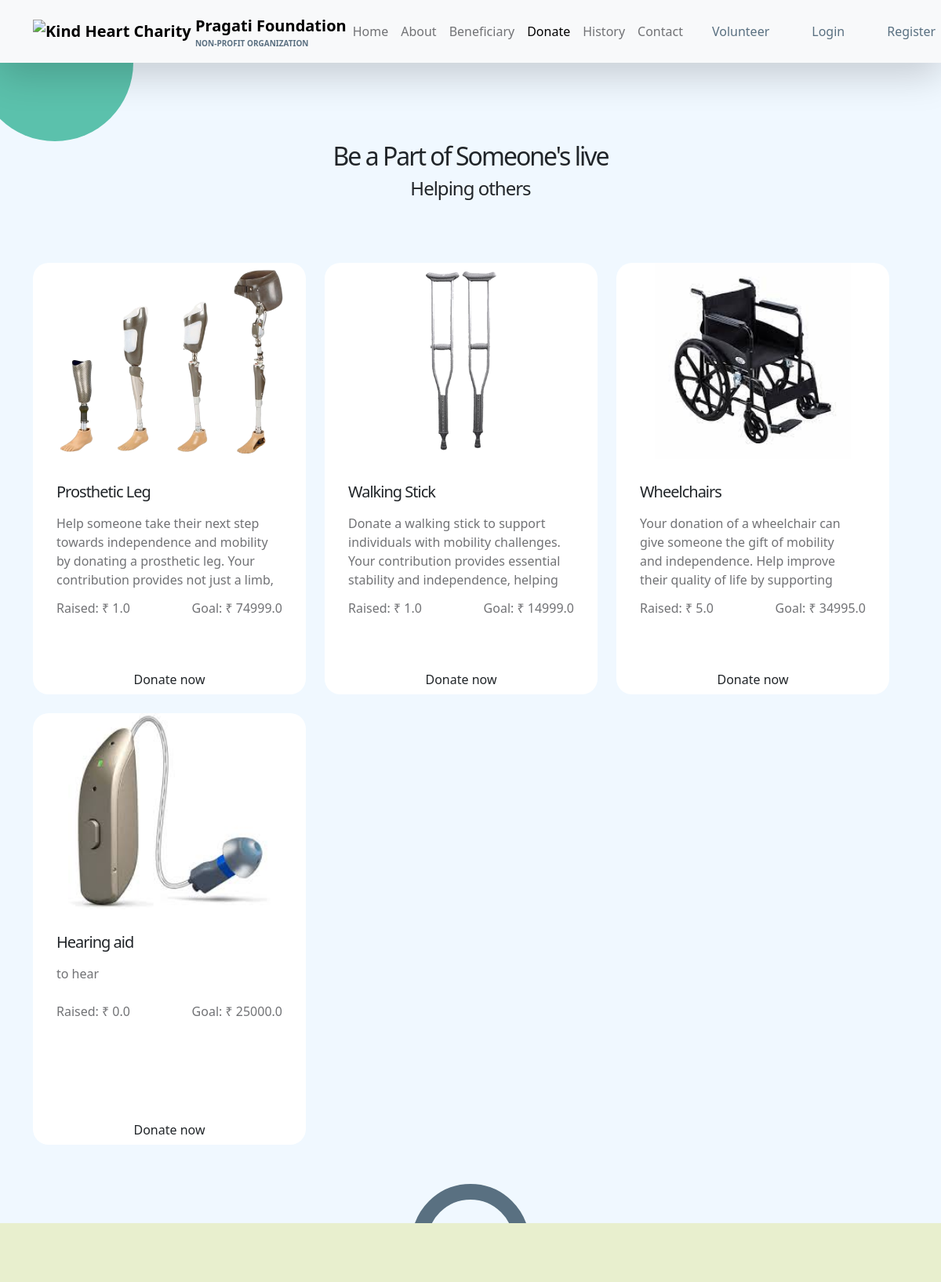
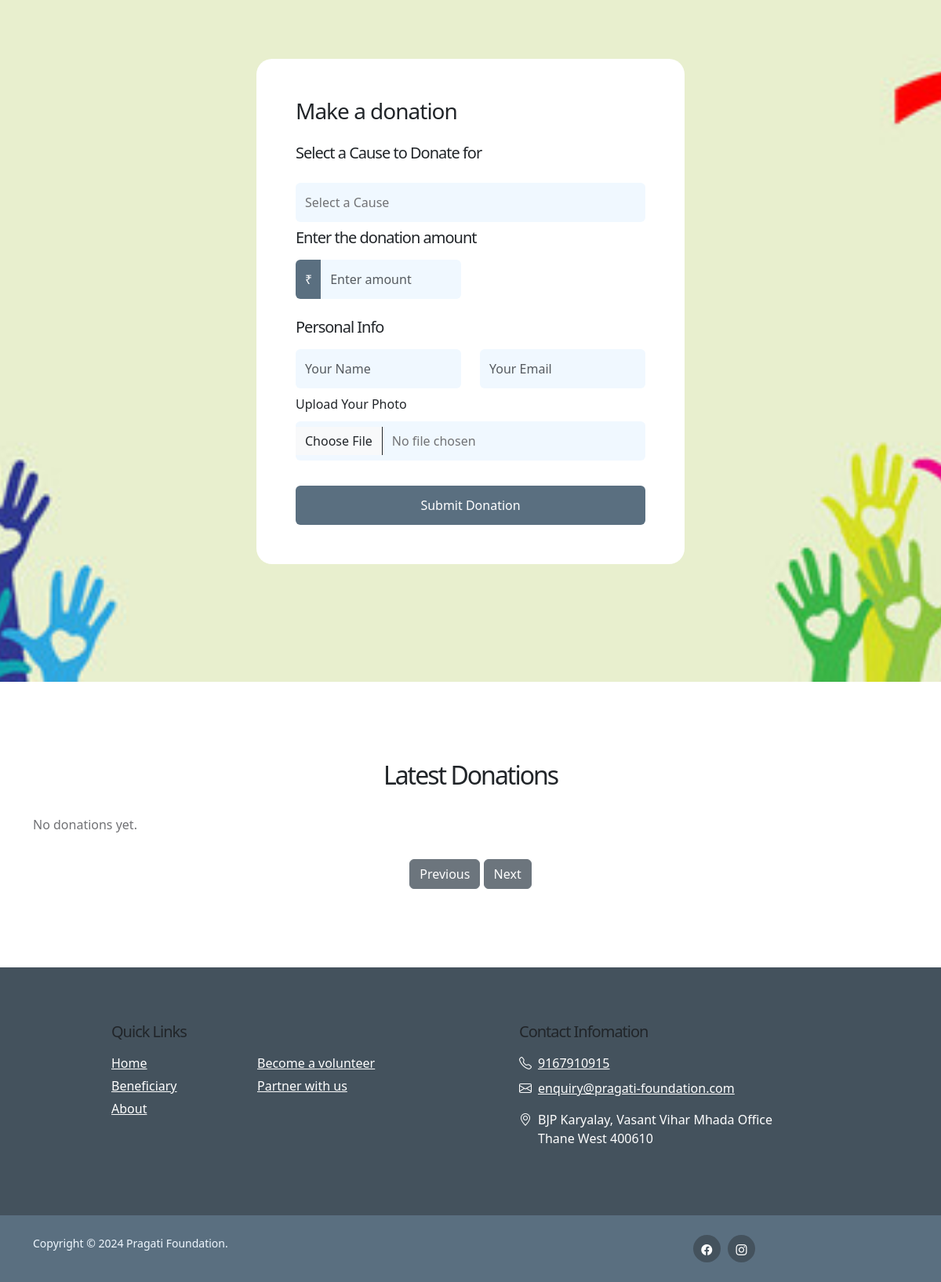
The app's page /donates with its own data (2 pictures, top to bottom).
### heart_charity/models.py (models this page shows, shortened)
class Cause(models.Model):
    name = models.CharField(max_length=30)
    img = models.ImageField(upload_to='causes/', null=True, blank=True)  # Store cause images in a separate folder
    detail = models.CharField(max_length=500)
    raised = models.FloatField()
    goal = models.FloatField()

### heart_charity/views.py (the view, shortened to what this page needs)
# urls.py: path('donates',views.donates, name="donates" ),
def donates(request):
    causes = Cause.objects.all()
    donations = Donate.objects.all().order_by('-id')  # Order by latest first
    return render(request, 'donates.html', {"causes": causes, "donations": donations})

### templates/donates.html (shortened to what this page needs)
{% load static %}
<!doctype html>
<html lang="en">
    <head>
        <link href="{% static 'css/bootstrap.min.css' %}" rel="stylesheet">
        <link href="{% static 'css/bootstrap-icons.css' %}" rel="stylesheet">
        <link href="{% static 'css/templatemo-kind-heart-charity.css' %}" rel="stylesheet">
        <link href="https://cdn.jsdelivr.net/npm/bootstrap@5.3.0-alpha1/dist/css/bootstrap.min.css" rel="stylesheet">
    </head>
    <body>
        <nav class="navbar navbar-expand-lg bg-light shadow-lg">
            <div class="container">
                <a class="navbar-brand" href="{% url 'index' %}">
                    <img src="{% static 'images/logo.png'  %}" class="logo img-fluid" alt="Kind Heart Charity">
                    <span>
                        Pragati Foundation
                        <small>Non-profit Organization</small>
                    </span>
                </a>
                <div class="collapse navbar-collapse" id="navbarNav">
                    <ul class="navbar-nav ms-auto">
                        <li class="nav-item">
                            <a class="nav-link {% if request.resolver_match.url_name == 'home' %}active{% endif %} click-scroll" href="{% url 'index' %}">Home</a>
                        </li>
                        <li class="nav-item">
                            <a class="nav-link {% if request.resolver_match.url_name == 'about' %}active{% endif %}" href="{% url 'about' %}">About</a>
                        </li>
                        <li class="nav-item">
                            <a class="nav-link {% if request.resolver_match.url_name == 'gallery' %}active{% endif %} click-scroll" href="{% url 'gallery' %}">Beneficiary</a>
                        </li>
                        <li class="nav-item">
                            <a class="nav-link {% if request.resolver_match.url_name == 'donates' %}active{% endif %} click-scroll" href="{% url 'donates' %}">Donate</a>
                        </li>
                        <li class="nav-item">
                            <a class="nav-link {% if request.resolver_match.url_name == 'history' %}active{% endif %} click-scroll" href="{% url 'history' %}">History</a>
                        </li>
                        <li class="nav-item">
                            <a class="nav-link {% if request.resolver_match.url_name == 'contactus' %}active{% endif %} click-scroll" href="{% url 'contactus' %}">Contact</a>
                        </li>
                        <li class="nav-item ms-1">
                            <a class="nav-link custom-btn custom-border-btn btn" href="{% url 'contactus' %}">Volunteer</a>
                        </li>
                        <li class="nav-item ms-1 d-none d-lg-block">
                            <a class="nav-link custom-btn custom-border-btn btn" href="{% url 'login' %}">Login</a>
                        </li>
                        <li class="nav-item ms-1">
                            <a class="nav-link custom-btn custom-border-btn btn" href="{% url 'add_person' %}">Register</a>
                        </li>
                    </ul>
                </div>
            </div>
        </nav>
        <main>
            <section class="cta-section section-padding section-bg">
                <div class="container">
                    <div class="row">
                        <div class="col-lg-12 col-12 text-center mb-4">
                            <h2>Be a Part of Someone's live</h2>
                        <h4>
                           Helping others
                        </h4>
                        </div>
                        <div class="row g-4">
                        {% for cause in causes %}
                        <div class="col-lg-4 col-md-6 col-12 mb-4 mb-lg-0">
                            <div class="custom-block-wrap">
                                <img src="{{cause.img.url}}" class="custom-block-image img-fluid fixed-image" alt="">
                                <div class="custom-block fixed-card">
                                    <div class="custom-block-body">
                                        <h5 class="mb-3">{{cause.name}}</h5>
                                        <div class="scrollable">
                                            <p>{{cause.detail}}</p>
                                        </div>
                                        <div class="d-flex custom-block my-2">
                                            <p class="mb-0">
                                                <strong>Raised:</strong>
                                                ₹ {{cause.raised}}
                                            </p>
                                            <p class="ms-auto mb-0">
                                                <strong>Goal:</strong>
                                                ₹ {{cause.goal}}
                                            </p>
                                        </div>
                                    </div>
                                    <a href="{% url 'donates' %}?cause={{ cause.id }}#donate-form" class="custom-btn btn">Donate now</a>
                                </div>
                            </div>
                        </div>
                        {% endfor %}
                    </div>
                    </div>
                </div>
            </section>
            <section class="donate-section" id="donate-form">
                <div class="container">
                    <div class="row">
                        <div class="col-lg-6 col-12 mx-auto">
                            <form class="custom-form donate-form" action="donates" method="post" role="form" enctype="multipart/form-data">
                                <h3 class="mb-4">Make a donation</h3>
                                <div class="col-lg-12 col-12">
                                    <h5 class="mt-2 mb-3"> <label for="cause-select">Select a Cause to Donate for</label> </h5>
                                    <select name="cause" id="cause-select" class="form-control" required>
                                        <option value="select">Select a Cause</option>
                                    </select>
                                </div>
                                <div class="row">
                                    <div class="col-lg-12 col-12">
                                        <h5 class="mt-2 mb-3">Enter the donation amount</h5>
                                    </div>
                                    <div class="col-lg-6 col-12 form-check-group">
                                        <div class="input-group">
                                            <span class="input-group-text" id="basic-addon1">₹</span>
                                            <input type="number"
                                            name="amount"
                                            class="form-control" placeholder="Enter amount">
                                        </div>
                                    </div>
                                    <div class="col-lg-12 col-12">
                                        <h5 class="mt-1">Personal Info</h5>
                                    </div>
                                    <div class="col-lg-6 col-12 mt-2">
                                        <input type="text" name="name" id="donation-name" class="form-control" placeholder="Your Name" required>
                                    </div>
                                    <div class="col-lg-6 col-12 mt-2">
                                        <input type="text" name="email" id="donation-email" class="form-control" placeholder="Your Email" required>
                                    </div>
                                    <div class="col-lg-12 col-12 mt-2">
                                        <label for="donation-photo">Upload Your Photo</label>
                                        <input type="file" name="photo" id="donation-photo" class="form-control" accept="image/*">
                                    </div>
                                    <div class="col-lg-12 col-12 mt-2">
                                        <input type="submit" class="form-control mt-4" value="Submit Donation" style="background: #5a6f80;color: white;">
                                    </div>
                                </div>
                            </form>
                        </div>
                    </div>
                </div>
            </section>
            <section class="section-padding">
                <div class="container">
                    <div class="row">
                        <div class="col-lg-12 col-12 text-center mb-4">
                            <h2>Latest Donations</h2>
                        </div>
                        <div id="donationCarousel" class="carousel slide" data-bs-ride="carousel">
                            <div class="carousel-inner">
                                {% for donation in donations %}
                                    {% if forloop.counter0|divisibleby:3 %}
                                        <div class="carousel-item {% if forloop.first %}active{% endif %}">
                                            <div class="row">
                                    {% endif %}
                                                <div class="col-lg-4 col-md-6 col-12 mb-4">
                                                    <div class="custom-block">
                                                        <div class="custom-block-body">
                                                            <div class="donor-info d-flex align-items-center mb-3">
                                                                {% if donation.photo %}
                                                                <img src="{{ donation.photo.url }}" alt="Donor photo" class="donor-photo rounded-circle" style="width: 50px; height: 50px;">
                                                                {% else %}
                                                                <img src="{% static 'images/default.png' %}" alt="Default photo" class="donor-photo rounded-circle" style="width: 50px; height: 50px;">
                                                                {% endif %}
                                                                <h5 class="mb-0 ms-2">{{ donation.name }}</h5>
                                                            </div>
                                                            <div class="donation-info">
                                                                <p>Email: {{ donation.email }}</p>
                                                                <p><strong>Donation Given:</strong> ₹ {{ donation.amount }}</p>
                                                                <p><strong>Donated for:</strong> {{ donation.cause.name }}</p>
                                                            </div>
                                                        </div>
                                                    </div>
                                                </div>
                                    {% if forloop.counter0|add:1|divisibleby:3 or forloop.last %}
                                            </div>
                                        </div>
                                    {% endif %}
                                {% empty %}
                                    <div class="carousel-item active">
                                        <p>No donations yet.</p>
                                    </div>
                                {% endfor %}
                            </div>
                            <div class="text-center mt-3">
                                <button class="btn btn-secondary" type="button" data-bs-target="#donationCarousel" data-bs-slide="prev">Previous</button>
                                <button class="btn btn-secondary" type="button" data-bs-target="#donationCarousel" data-bs-slide="next">Next</button>
                            </div>
                        </div>
                    </div>
                </div>
            </section>
        </main>
        <footer class="site-footer">
            <div class="container">
                <div class="row">
                    <div class="col-lg-3 col-12 mb-4" style="width: 100px;">
                    </div>
                    <div class="col-lg-4 col-md-6 col-12 mb-4">
                        <h5 class="site-footer-title mb-3">Quick Links</h5>
                        <ul class="footer-menu">
                            <li class="footer-menu-item"><a href="{% url 'index' %}" class="footer-menu-link">Home</a></li>
                            <li class="footer-menu-item"><a href="{% url 'gallery' %}" class="footer-menu-link">Beneficiary</a></li>
                            <li class="footer-menu-item"><a href="{% url 'about' %}" class="footer-menu-link">About</a></li>
                            <li class="footer-menu-item"><a href="{% url 'contactus' %}" class="footer-menu-link">Become a volunteer</a></li>
                            <li class="footer-menu-item"><a href="{% url 'donates' %}" class="footer-menu-link">Partner with us</a></li>
                        </ul>
                    </div>
                    <div class="col-lg-4 col-md-6 col-12 mx-auto">
                        <h5 class="site-footer-title mb-3">Contact Infomation</h5>
                        <p class="text-white d-flex mb-2">
                            <i class="bi-telephone me-2"></i>
                            <a href="tel: 9167910915" class="site-footer-link">
                                9167910915
                            </a>
                        </p>
                        <p class="text-white d-flex">
                            <i class="bi-envelope me-2"></i>
                            <a href="mailto:info@yourgmail.com" class="site-footer-link">
                                enquiry@pragati-foundation.com
                            </a>
                        </p>
                        <p class="text-white d-flex mt-3">
                            <i class="bi-geo-alt me-2"></i>
                            BJP Karyalay, Vasant Vihar Mhada Office Thane West 400610
                        </p>
                    </div>
                </div>
            </div>
            <div class="site-footer-bottom">
                <div class="container">
                    <div class="row">
                        <div class="col-lg-6 col-md-7 col-12">
                            <p class="copyright-text mb-0">Copyright © 2024 Pragati Foundation.
                        	</a></p>
                        </div>
                        <div class="col-lg-2 col-md-5 col-12 d-flex justify-content-end mx-auto">
                            <ul class="social-icon">
                                <li class="social-icon-item">
                                    <a href="https://www.facebook.com/foundation.pragati" target="_blank" class="social-icon-link bi-facebook"></a>
                                </li>
                                <li class="social-icon-item">
                                    <a href="https://www.instagram.com/pra.gatifoundation?utm_source=ig_web_button_share_sheet&igsh=ZDNlZDc0MzIxNw==" target="_blank" class="social-icon-link bi-instagram"></a>
                                </li>
                            </ul>
                        </div>
                    </div>
                </div>
            </div>
        </footer>
    </body>
</html>

### templates/donates.html (style rules this page uses)
.fixed-image { height: 250px; width: 100%; object-fit: contain; }
.fixed-card { height: 300px; display: flex; flex-direction: column; justify-content: space-between; }
.scrollable { max-height: 100px; overflow-y: auto; padding-right: 10px; }

### records on screen
Cause: img (picture), name "Prosthetic Leg", detail "Help someone take their next step towards independence and mobility by donating a prosthetic leg. Your contribution provides not just a limb,…", raised "1.0", goal "74999.0"
Cause: img (picture), name "Walking Stick", detail "Donate a walking stick to support individuals with mobility challenges. Your contribution provides essential stability and independence, helping…", raised "1.0", goal "14999.0"
Cause: img (picture), name "Wheelchairs", detail "Your donation of a wheelchair can give someone the gift of mobility and independence. Help improve their quality of life by supporting…", raised "5.0", goal "34995.0"
Cause: img (picture), name "Hearing aid", detail "to hear", raised "0.0", goal "25000.0"
